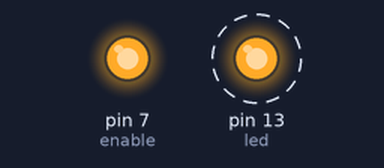
A sketch run on a simulated Arduino Uno, built with avr-gcc and run on an emulated ATmega328P. Shown: output pins drawn as LEDs (lit = HIGH). Dashed ring = blinking. Pins used as bus, display or sensor lines are not drawn.

Above: at 0.1 s.
Timing chart, 0 to 40.0 s (numbered marks = the images above):
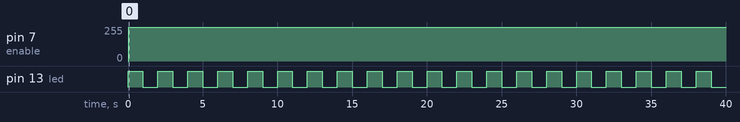

The sketch:

display122.ino
```cpp
int data = 6;
int clock = 5;
int enable = 7;
int led = 13;

void setup()
{
pinMode(data, OUTPUT);
pinMode(enable, OUTPUT);
pinMode(clock, OUTPUT);
pinMode(led, OUTPUT);

writetoDisplay(B11100011,B11000011,B11111111);
}


void writetoDisplay(char digit1, char digit2, char digit3)
{

  char stream[36];
  stream[0]=1;
  for ( int i=1; i<36; i++ )
  {
    stream[i]=0;
  }
  for ( int i=0; i<8; i++ )
  {
    stream[i+1]=digit1 & (1<<(7-i));
  }
  for ( int i=0; i<8; i++ )
  {
    stream[i+10]=digit2 & (1<<(7-i));
  }
  for ( int i=0; i<8; i++ )
  {
    stream[i+17]=digit3 & (1<<(7-i));
  }

  for ( int i=0; i<36; i++ )
  {
    digitalWrite(enable, LOW);
    digitalWrite(data, stream[i]);
    digitalWrite(clock, HIGH);
    digitalWrite(clock, LOW);
    digitalWrite(enable, HIGH);
  }
}

void loop()
{
digitalWrite(led, HIGH);
delay(1000);
digitalWrite(led, LOW);
delay(1000);
}
```

Measured:
- by itself, pin 7 (enable): 0/255 → 255/255 at 0.04 s
- by itself, pin 13 (led): alternates HIGH for 1.0 s and LOW for 1.0 s
